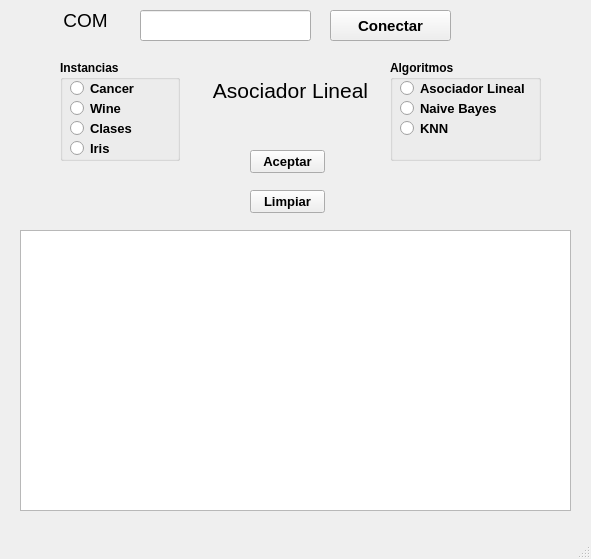
<?xml version="1.0" encoding="UTF-8"?>
<ui version="4.0">
 <class>MainWindow</class>
 <widget class="QMainWindow" name="MainWindow">
  <property name="geometry">
   <rect>
    <x>0</x>
    <y>0</y>
    <width>591</width>
    <height>559</height>
   </rect>
  </property>
  <property name="windowTitle">
   <string>MainWindow</string>
  </property>
  <property name="styleSheet">
   <string notr="true"/>
  </property>
  <widget class="QWidget" name="centralwidget">
   <widget class="QPushButton" name="btn_conectar">
    <property name="geometry">
     <rect>
      <x>330</x>
      <y>10</y>
      <width>121</width>
      <height>31</height>
     </rect>
    </property>
    <property name="font">
     <font>
      <pointsize>11</pointsize>
      <weight>75</weight>
      <bold>true</bold>
     </font>
    </property>
    <property name="text">
     <string>Conectar</string>
    </property>
   </widget>
   <widget class="QLineEdit" name="txt_com">
    <property name="geometry">
     <rect>
      <x>140</x>
      <y>10</y>
      <width>171</width>
      <height>31</height>
     </rect>
    </property>
   </widget>
   <widget class="QLabel" name="label">
    <property name="geometry">
     <rect>
      <x>60</x>
      <y>0</y>
      <width>51</width>
      <height>41</height>
     </rect>
    </property>
    <property name="font">
     <font>
      <pointsize>14</pointsize>
      <weight>50</weight>
      <bold>false</bold>
     </font>
    </property>
    <property name="text">
     <string>COM</string>
    </property>
    <property name="alignment">
     <set>Qt::AlignCenter</set>
    </property>
    <property name="wordWrap">
     <bool>false</bool>
    </property>
   </widget>
   <widget class="QPlainTextEdit" name="plainText">
    <property name="geometry">
     <rect>
      <x>20</x>
      <y>230</y>
      <width>551</width>
      <height>281</height>
     </rect>
    </property>
    <property name="readOnly">
     <bool>true</bool>
    </property>
    <property name="overwriteMode">
     <bool>false</bool>
    </property>
   </widget>
   <widget class="QLabel" name="lb_alg">
    <property name="geometry">
     <rect>
      <x>190</x>
      <y>70</y>
      <width>201</width>
      <height>41</height>
     </rect>
    </property>
    <property name="font">
     <font>
      <pointsize>16</pointsize>
     </font>
    </property>
    <property name="text">
     <string>Asociador Lineal</string>
    </property>
    <property name="alignment">
     <set>Qt::AlignCenter</set>
    </property>
   </widget>
   <widget class="QPushButton" name="btn_aceptar">
    <property name="geometry">
     <rect>
      <x>250</x>
      <y>150</y>
      <width>75</width>
      <height>23</height>
     </rect>
    </property>
    <property name="font">
     <font>
      <pointsize>10</pointsize>
      <weight>75</weight>
      <bold>true</bold>
     </font>
    </property>
    <property name="text">
     <string>Aceptar</string>
    </property>
   </widget>
   <widget class="QGroupBox" name="gb_algoritmo">
    <property name="geometry">
     <rect>
      <x>390</x>
      <y>60</y>
      <width>151</width>
      <height>101</height>
     </rect>
    </property>
    <property name="font">
     <font>
      <weight>75</weight>
      <bold>true</bold>
     </font>
    </property>
    <property name="title">
     <string>Algoritmos</string>
    </property>
    <widget class="QRadioButton" name="rb_AsoLin">
     <property name="geometry">
      <rect>
       <x>10</x>
       <y>20</y>
       <width>131</width>
       <height>17</height>
      </rect>
     </property>
     <property name="font">
      <font>
       <pointsize>10</pointsize>
       <weight>75</weight>
       <bold>true</bold>
      </font>
     </property>
     <property name="text">
      <string>Asociador Lineal</string>
     </property>
    </widget>
    <widget class="QRadioButton" name="rb_NaiBay">
     <property name="geometry">
      <rect>
       <x>10</x>
       <y>40</y>
       <width>101</width>
       <height>17</height>
      </rect>
     </property>
     <property name="font">
      <font>
       <pointsize>10</pointsize>
       <weight>75</weight>
       <bold>true</bold>
      </font>
     </property>
     <property name="text">
      <string>Naive Bayes</string>
     </property>
    </widget>
    <widget class="QRadioButton" name="rb_Knn">
     <property name="geometry">
      <rect>
       <x>10</x>
       <y>60</y>
       <width>82</width>
       <height>17</height>
      </rect>
     </property>
     <property name="font">
      <font>
       <pointsize>10</pointsize>
       <weight>75</weight>
       <bold>true</bold>
      </font>
     </property>
     <property name="text">
      <string>KNN</string>
     </property>
    </widget>
   </widget>
   <widget class="QGroupBox" name="gb_instancias">
    <property name="geometry">
     <rect>
      <x>60</x>
      <y>60</y>
      <width>120</width>
      <height>101</height>
     </rect>
    </property>
    <property name="font">
     <font>
      <weight>75</weight>
      <bold>true</bold>
     </font>
    </property>
    <property name="title">
     <string>Instancias</string>
    </property>
    <widget class="QRadioButton" name="rb_cancer">
     <property name="geometry">
      <rect>
       <x>10</x>
       <y>20</y>
       <width>82</width>
       <height>17</height>
      </rect>
     </property>
     <property name="font">
      <font>
       <pointsize>10</pointsize>
       <weight>75</weight>
       <bold>true</bold>
      </font>
     </property>
     <property name="text">
      <string>Cancer</string>
     </property>
    </widget>
    <widget class="QRadioButton" name="rb_wine">
     <property name="geometry">
      <rect>
       <x>10</x>
       <y>40</y>
       <width>82</width>
       <height>17</height>
      </rect>
     </property>
     <property name="font">
      <font>
       <pointsize>10</pointsize>
       <weight>75</weight>
       <bold>true</bold>
      </font>
     </property>
     <property name="text">
      <string>Wine</string>
     </property>
    </widget>
    <widget class="QRadioButton" name="rb_clases">
     <property name="geometry">
      <rect>
       <x>10</x>
       <y>60</y>
       <width>82</width>
       <height>17</height>
      </rect>
     </property>
     <property name="font">
      <font>
       <pointsize>10</pointsize>
       <weight>75</weight>
       <bold>true</bold>
      </font>
     </property>
     <property name="text">
      <string>Clases</string>
     </property>
    </widget>
    <widget class="QRadioButton" name="rb_iris">
     <property name="geometry">
      <rect>
       <x>10</x>
       <y>80</y>
       <width>82</width>
       <height>17</height>
      </rect>
     </property>
     <property name="font">
      <font>
       <pointsize>10</pointsize>
       <weight>75</weight>
       <bold>true</bold>
      </font>
     </property>
     <property name="text">
      <string>Iris</string>
     </property>
    </widget>
   </widget>
   <widget class="QPushButton" name="btn_clear">
    <property name="geometry">
     <rect>
      <x>250</x>
      <y>190</y>
      <width>75</width>
      <height>23</height>
     </rect>
    </property>
    <property name="font">
     <font>
      <pointsize>10</pointsize>
      <weight>75</weight>
      <bold>true</bold>
     </font>
    </property>
    <property name="text">
     <string>Limpiar</string>
    </property>
   </widget>
  </widget>
  <widget class="QMenuBar" name="menubar">
   <property name="geometry">
    <rect>
     <x>0</x>
     <y>0</y>
     <width>591</width>
     <height>21</height>
    </rect>
   </property>
  </widget>
  <widget class="QStatusBar" name="statusbar"/>
 </widget>
 <resources/>
 <connections/>
</ui>
